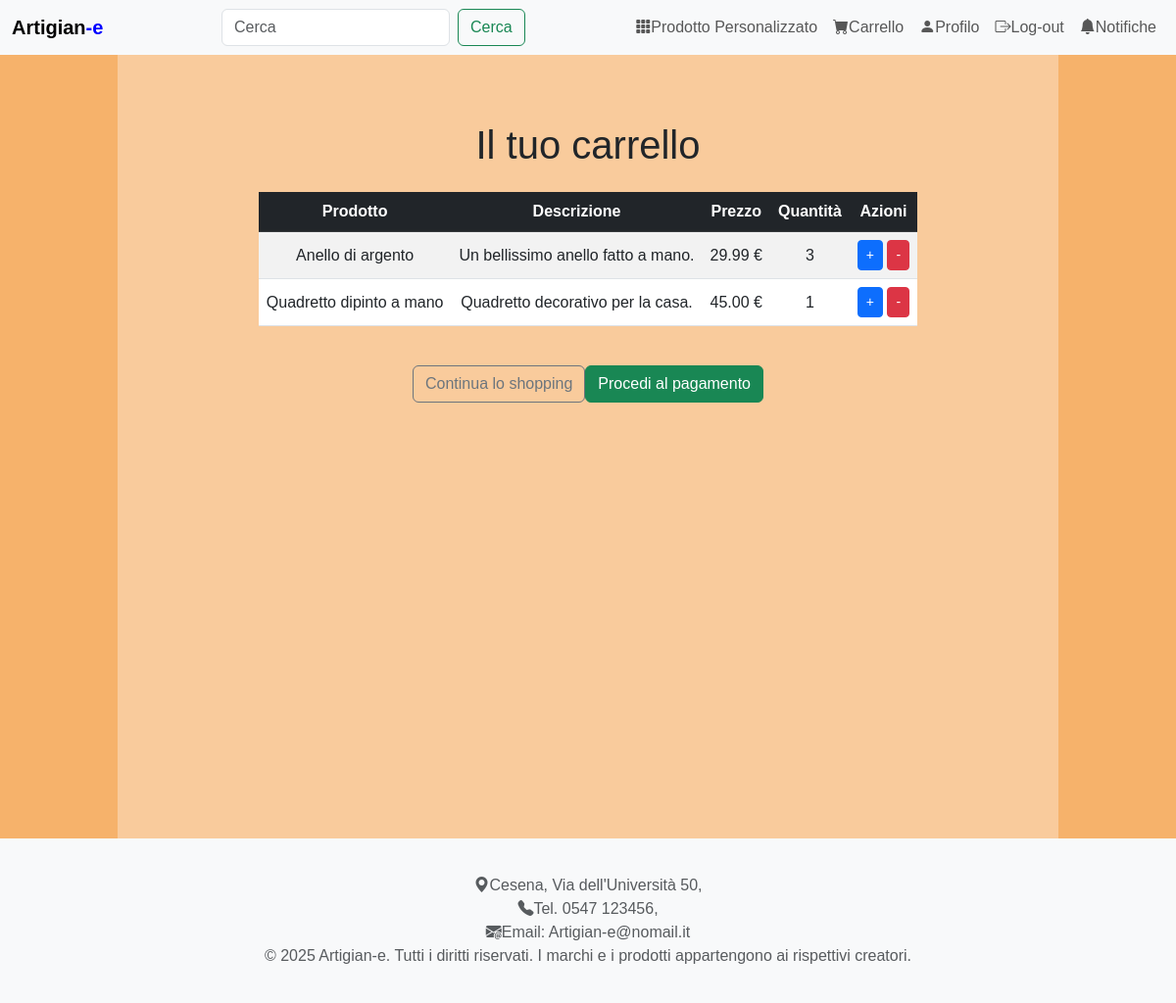
Screenshot of /pages/cart.php (signed in) with the database file from the repository.
### tables this page shows
CREATE TABLE COMPOSIZIONE_CARRELLO (
    cartID INT NOT NULL,
    productID INT NOT NULL,
    Quantity INT NOT NULL CHECK (Quantity > 0),  
    PRIMARY KEY (cartID, productID)
);

create table PRODOTTO (
	Costo decimal(8,2) not null,
	Nome VARCHAR(25) not null,
	Descrizione VARCHAR(1000) not null,
	PathImmagine VARCHAR(255) not null,
	productID INT not null AUTO_INCREMENT,
	categoryID INT not null,
	Email VARCHAR(100) not null,
	primary key (productID),
	unique (categoryID, productID));

### DataBase/Database.php (called while the page is built, shortened)
<?php
class DatabaseHelper
{
    private $db;
    public function __construct($servername, $username, $password, $dbname, $port)
    {
        $this->db = new mysqli($servername, $username, $password, $dbname, $port);
    }
    public function searchClientCart($email)
    {
        $query_cart = "SELECT *
                        FROM `carrello`
                        WHERE Email = ? AND Used = 0
                        ORDER BY Ora DESC LIMIT 1";
        $stmt = $this->db->prepare($query_cart);
        $stmt->bind_param('s', $email);
        $stmt->execute();
        $cart = $stmt->get_result();
        return $cart->fetch_all(MYSQLI_ASSOC);
    }
    public function searchCartProducts($cart_id)
    {
        $query_items = "SELECT p.Nome AS product_name,
                               p.Descrizione AS description,
                               p.Costo AS price,
                               c.Quantity as quantity,
                               c.productID AS product_id,
                               p.PathImmagine AS PathImmagine,
                               EXISTS (
                                   SELECT 1
                                   FROM CUSTOM_PRODUCT_GRID g
                                   WHERE g.productID = p.productID
                               ) AS is_custom  -- Determina se il prodotto è personalizzato
                        FROM COMPOSIZIONE_CARRELLO c
                        INNER JOIN PRODOTTO p ON c.productID = p.productID
                        WHERE c.cartID = ?";
        $stmt = $this->db->prepare($query_items);
        $stmt->bind_param('i', $cart_id);
        $stmt->execute();
        $cart_items = $stmt->get_result();
        return $cart_items->fetch_all(MYSQLI_ASSOC);
    }
}
?>

### includes/bootstrap.php (called while the page is built, shortened)
<?php
require_once("../database/Database.php");
require_once("functions.php");
$dbh = new DatabaseHelper("localhost", "root", "", "db_artigiany", 3306);

### includes/functions.php (called while the page is built, shortened)
<?php
function getLoggedUserEmail() {
    return $_SESSION["email"] ?? null;
}
?>

### pages/cart.php (the view, shortened to what this page needs)
<?php
include_once("../includes/bootstrap.php");
include_once("../includes/functions.php");
include("../includes/header.php");
$email = getLoggedUserEmail();
$cart = $dbh->searchClientCart($email);
$cart = $cart[0];
$cart_id = $cart['cartID'];
$cart_items = $dbh->searchCartProducts($cart_id);
?>
<main>
    <div class="container-page">
        <div class="row">
            <div class="container py-5">
                <h1 class="mb-4 text-center">Il tuo carrello</h1>
                <?php if (empty($cart_items)): ?>
                    <div class="alert alert-info text-center">Il tuo carrello è vuoto!</div>
                <?php else: ?>
                    <div class="table-responsive">
                        <table class="table table-striped table-hover align-middle">
                            <thead class="table-dark text-center">
                                <tr>
                                    <th>Prodotto</th>
                                    <th>Descrizione</th>
                                    <th>Prezzo</th>
                                    <th>Quantità</th>
                                    <th>Azioni</th>
                                </tr>
                            </thead>
                            <tbody>
                                <?php foreach ($cart_items as $item): ?>
                                <tr>
                                    <td class="text-center">
                                        <?php echo htmlspecialchars($item['product_name']); ?>
                                    </td>
                                    <td class="text-center description-cell">
                                        <?php echo nl2br(htmlspecialchars($item['description'])); ?>
                                    </td>
                                    <td class="text-center">
                                        <?php echo number_format($item['price'], 2); ?> €
                                    </td>
                                    <td class="text-center">
                                        <?php echo number_format($item['quantity'], 0); ?>
                                    </td>
                                    <td class="text-center">
                                        <form method="POST" action="add_to_cart.php" style="display: inline-block;">
                                            <button type="submit" class="btn btn-sm btn-primary">+</button>
                                        </form>
                                        <form method="POST" action="add_to_cart.php" style="display: inline-block;">
                                            <button type="submit" class="btn btn-sm btn-danger">-</button>
                                        </form>
                                    </td>
                                </tr>
                                <?php endforeach; ?>
                            </tbody>
                        </table>
                    </div>
                    <div class="d-flex justify-content-between align-items-center mt-4">
                        <a href="home.php" class="btn btn-outline-secondary">Continua lo shopping</a>
                        <form method="POST" action="mio_ordine.php" style="display: inline;">
                            <button type="submit" class="btn btn-success">Procedi al pagamento</button>
                        </form>
                    </div>
                <?php endif; ?>
            </div>
        </div>
    </div>
</main>
<?php
include("../includes/footer.php");
?>

### CSS/styles.css (style rules this page uses)
body { font-family: Arial, sans-serif; background: linear-gradient(to right, #F6B26B 10%, #F9CB9C 10%, #F9CB9C 90%, #F6B26B 90%); min-height: 100vh; }
.container-page { display: flex; flex-direction: column; min-height: 100vh; }
.container { display: flex; flex-direction: column; align-items: center; max-width: 1000px; margin: 20px auto; }
h1, p { text-align: center; }

### rows the page displays
composizione_carrello: productID.Nome "Anello di argento", productID.Descrizione "Un bellissimo anello fatto a mano.", productID.Costo "29.99", Quantity "3"
composizione_carrello: productID.Nome "Quadretto dipinto a mano", productID.Descrizione "Quadretto decorativo per la casa.", productID.Costo "45.00", Quantity "1"
